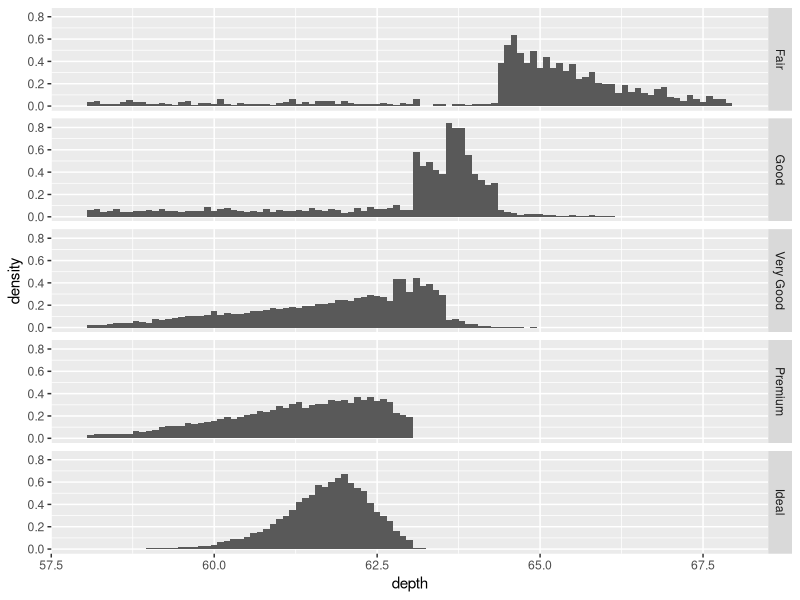
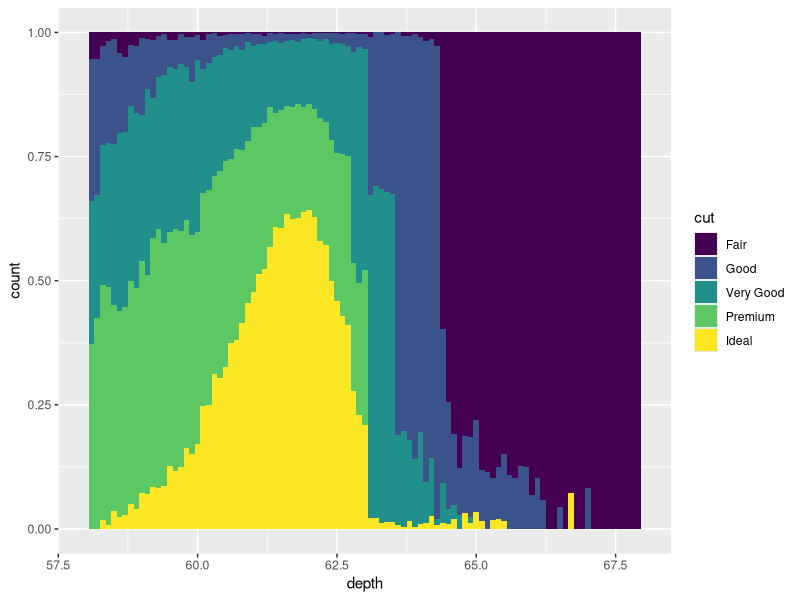
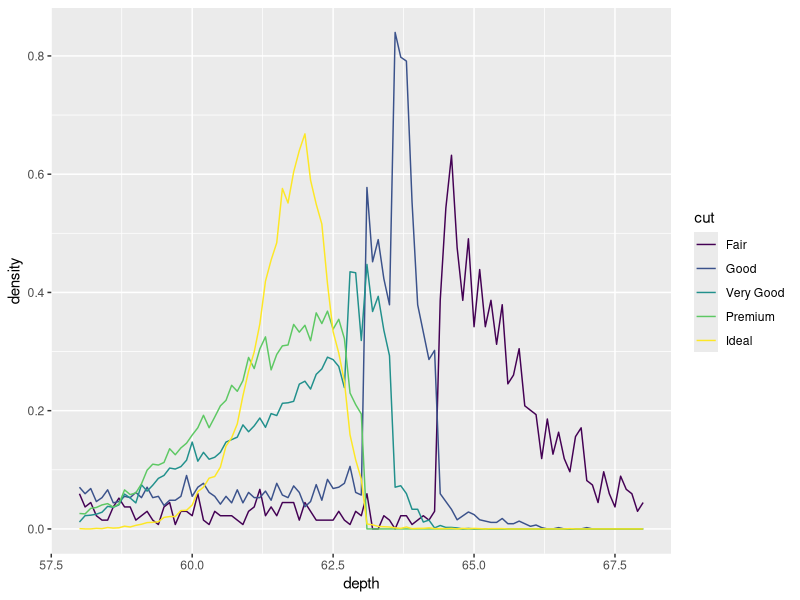
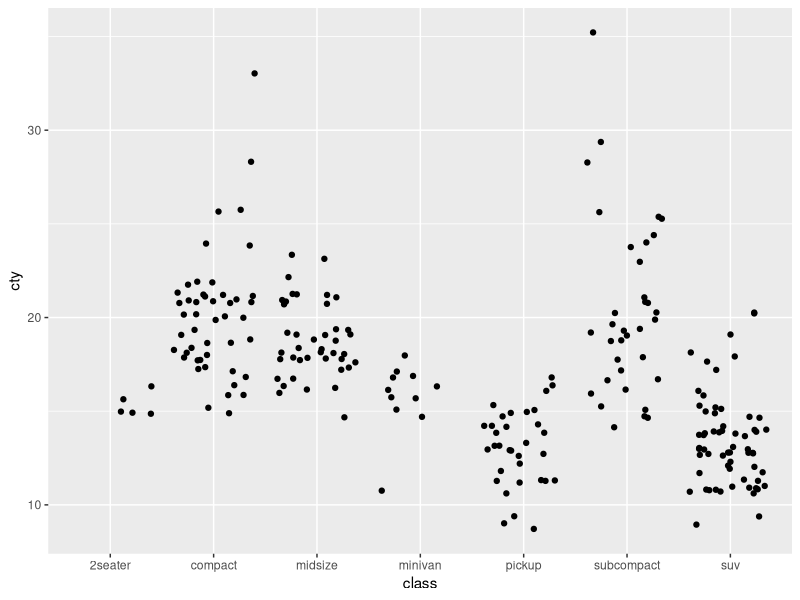
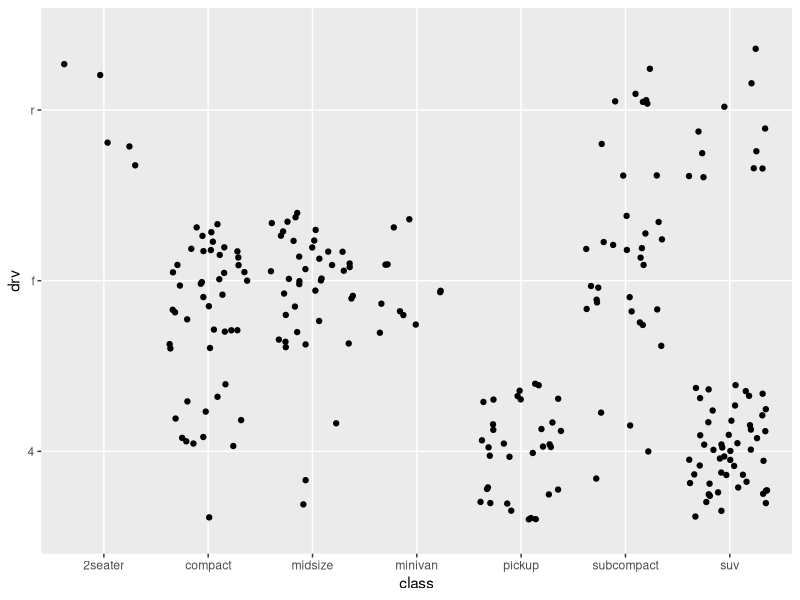
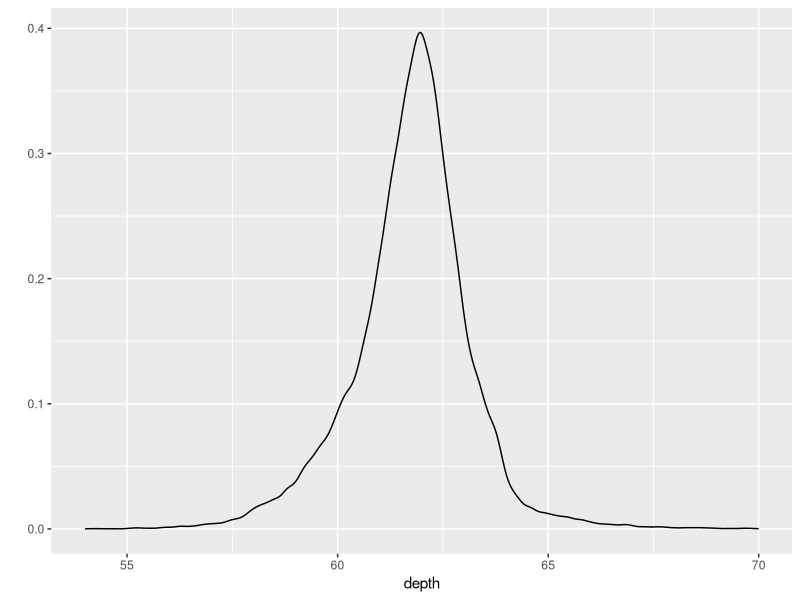
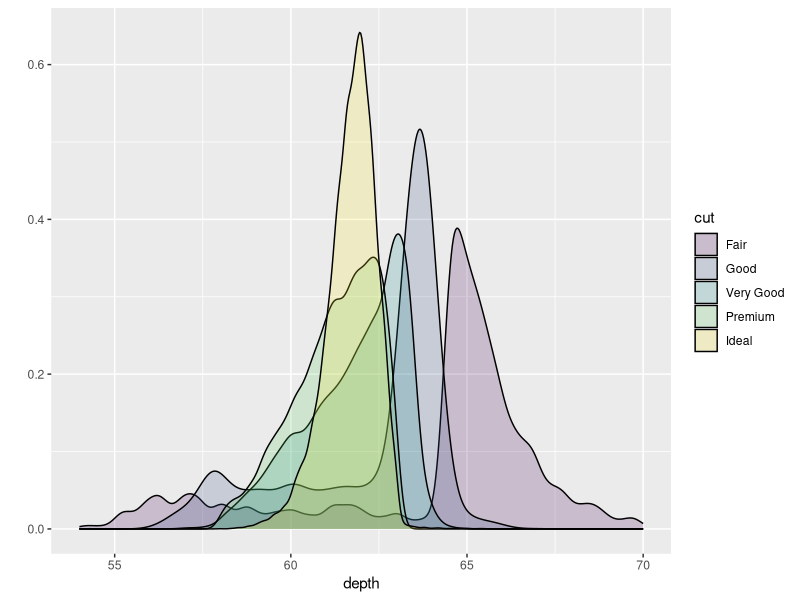
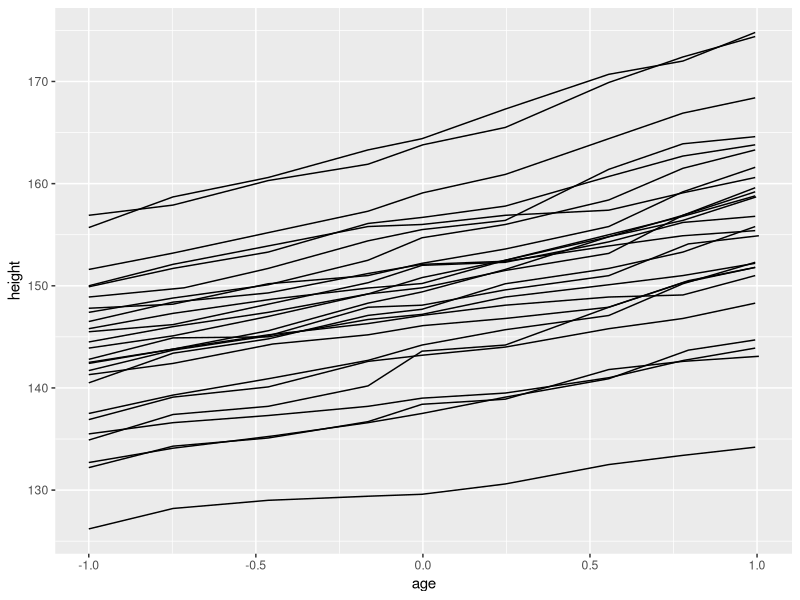

Generate these figures, in order, with R: (Note: this script raises an error after producing the figures.)
## ---- chunk 1
library("ggplot2")
library("dplyr")
## ---- chunk 2
depth_dist <- ggplot(diamonds, aes(depth)) + xlim(58, 68)
depth_dist + 
  geom_histogram(aes(y = ..density..), binwidth = 0.1) +
  facet_grid(cut ~ .)
depth_dist + geom_histogram(aes(fill = cut), binwidth = 0.1, 
  position = "fill")
depth_dist + geom_freqpoly(aes(y = ..density.., colour = cut), 
  binwidth = 0.1) 
## ---- chunk 3
qplot(class, cty, data=mpg, geom="jitter")
qplot(class, drv, data=mpg, geom="jitter")
## ---- chunk 4
qplot(depth, data=diamonds, geom="density", xlim = c(54, 70))
qplot(depth, data=diamonds, geom="density", xlim = c(54, 70), 
      fill = cut, alpha = I(0.2))
## ---- chunk 5
data(Oxboys, package = "nlme")
head(Oxboys)
## ---- chunk 6
ggplot(Oxboys, aes(age, height, group = Subject)) + 
  geom_line()
## ---- chunk 7
ggplot(Oxboys, aes(age, height)) + 
  geom_line()
## ---- chunk 8
ggplot(Oxboys, aes(age, height, group = Subject)) + 
  geom_line() + 
  geom_smooth(method = "lm", se = FALSE)
## ---- chunk 9
ggplot(Oxboys, aes(Occasion, height)) + 
  geom_boxplot()
## ---- chunk 10
ggplot(Oxboys, aes(Occasion, height)) + 
  geom_boxplot() +
  geom_line(colour = "#3366FF", alpha = 0.5)
## ---- chunk 11
ggplot(Oxboys, aes(Occasion, height)) + 
  geom_boxplot() +
  geom_line(aes(group = Subject), colour = "#3366FF", alpha = 0.5)
## ---- chunk 12
df <- data.frame(x = 1:3, y = 1:3, colour = c(1,3,5))

ggplot(df, aes(x, y, colour = factor(colour))) + 
  geom_line(aes(group = 1), size = 2) +
  geom_point(size = 5)

ggplot(df, aes(x, y, colour = colour)) + 
  geom_line(aes(group = 1), size = 2) +
  geom_point(size = 5)
## ---- chunk 13
xgrid <- with(df, seq(min(x), max(x), length = 50))
interp <- data.frame(
  x = xgrid,
  y = approx(df$x, df$y, xout = xgrid)$y,
  colour = approx(df$x, df$colour, xout = xgrid)$y  
)
ggplot(interp, aes(x, y, colour = colour)) + 
  geom_line(size = 2) +
  geom_point(data = df, size = 5)
## ---- chunk 14
ggplot(mpg, aes(class)) + 
  geom_bar()
ggplot(mpg, aes(class, fill = drv)) + 
  geom_bar()
## ---- chunk 15
library(ggplot2)
dim(diamonds)
head(diamonds)
## ---- chunk 16
set.seed(1410) # Make the sample reproducible
dsmall <- diamonds[sample(nrow(diamonds), 100), ]
## ---- chunk 17
norm + geom_point(alpha = 1/3)
norm + geom_point(alpha = 1/5)
norm + geom_point(alpha = 1/10)
## ---- chunk 18
d <- ggplot(diamonds, aes(carat, price)) + xlim(1,3) + 
  theme(legend.position = "none")
d + geom_point() + geom_density2d()
d + stat_density2d(geom = "point", aes(size = ..density..), 
                   contour = F) + scale_size(range = c(0.2, 1.5))
d + stat_density2d(geom = "tile", aes(fill = ..density..), 
                   contour = F) 
last_plot() + scale_fill_gradient(limits = c(1e-5,8e-4))
## ---- chunk 19
library("maps")
data(us.cities)
big_cities <- subset(us.cities, pop > 500000)
qplot(long, lat, data = big_cities) + borders("state", size = 0.5)

tx_cities <- subset(us.cities, country.etc == "TX")
ggplot(tx_cities, aes(long, lat)) +
  borders("county", "texas", colour = "grey70") +
  geom_point(alpha = 0.5)
## ---- chunk 20
library("maps")
states <- map_data("state")
arrests <- USArrests
names(arrests) <- tolower(names(arrests))
arrests$region <- tolower(rownames(USArrests))

choro <- merge(states, arrests, by = "region")
# Reorder the rows because order matters when drawing polygons
# and merge destroys the original ordering
choro <- choro[order(choro$order), ]
qplot(long, lat, data = choro, group = group, 
  fill = assault, geom = "polygon")
qplot(long, lat, data = choro, group = group, 
  fill = assault / murder, geom = "polygon")
## ---- chunk 21
ia <- map_data("county", "iowa")
mid_range <- function(x) mean(range(x, na.rm = TRUE))
centres <- ia %>% tbl_df %>% group_by(subregion) %>%
  summarise(lat = mid_range(lat), long = mid_range(long))
ggplot(ia, aes(long, lat)) + 
  geom_polygon(aes(group = group), 
    fill = NA, colour = "grey60") +
  geom_text(aes(label = subregion), data = centres, 
    size = 2, angle = 45)
## ---- chunk 22
d <- subset(diamonds, carat < 2.5 & 
  rbinom(nrow(diamonds), 1, 0.2) == 1)
d$lcarat <- log10(d$carat)
d$lprice <- log10(d$price)

# Remove overall linear trend
detrend <- lm(lprice ~ lcarat, data = d)
d$lprice2 <- resid(detrend)

mod <- lm(lprice2 ~ lcarat * color, data = d)

library("effects")
effectdf <- function(...) {
  suppressWarnings(as.data.frame(effect(...)))
}
color <- effectdf("color", mod)
both1 <- effectdf("lcarat:color", mod)

carat <- effectdf("lcarat", mod, default.levels = 50)
both2 <- effectdf("lcarat:color", mod, default.levels = 3)
## ---- chunk 23
qplot(lcarat, lprice, data=d, colour = color)
qplot(lcarat, lprice2, data=d, colour = color)
## ---- chunk 24
fplot <- ggplot(mapping = aes(y = fit, ymin = lower, ymax = upper)) +
  ylim(range(both2$lower, both2$upper))
fplot %+% color + aes(x = color) + geom_point() + geom_errorbar()
fplot %+% both2 + 
  aes(x = color, colour = lcarat, group = interaction(color, lcarat)) +
  geom_errorbar() + geom_line(aes(group=lcarat)) +
  scale_colour_gradient()
## ---- chunk 25
fplot %+% carat + aes(x = lcarat) + geom_smooth(stat="identity")

ends <- subset(both1, lcarat == max(lcarat))
fplot %+% both1 + aes(x = lcarat, colour = color) +
 geom_smooth(stat="identity") + 
 scale_colour_hue() + theme(legend.position = "none") +
 geom_text(aes(label = color, x = lcarat + 0.02), ends)
## ---- chunk 26
midm <- function(x) mean(x, trim = 0.5)
m2 + 
  stat_summary(aes(colour = "trimmed"), fun.y = midm, 
    geom = "point") +
  stat_summary(aes(colour = "raw"), fun.y = mean, 
    geom = "point") + 
  scale_colour_hue("Mean")
## ---- chunk 27
iqr <- function(x, ...) {
  qs <- quantile(as.numeric(x), c(0.25, 0.75), na.rm = T)
  names(qs) <- c("ymin", "ymax")
  qs
}
m + stat_summary(fun.data = "iqr", geom="ribbon")
## ---- chunk 28
(unemp <- qplot(date, unemploy, data=economics, geom="line", 
                xlab = "", ylab = "No. unemployed (1000s)"))

presidential <- presidential[-(1:3), ]

yrng <- range(economics$unemploy)
xrng <- range(economics$date)
unemp + geom_vline(aes(xintercept = as.numeric(start)), data = presidential)
unemp + geom_rect(aes(NULL, NULL, xmin = start, xmax = end, 
                      fill = party), ymin = yrng[1], ymax = yrng[2], 
                  alpha = 0.2, data = presidential) + 
  scale_fill_manual(values = c("blue", "red"))
last_plot() + geom_text(aes(x = start, y = yrng[1], label = name), 
                        data = presidential, size = 3, hjust = 0, vjust = 0)

caption <- paste(strwrap("Unemployment rates in the US have 
  varied a lot over the years", 40), collapse="\n")
unemp + geom_text(aes(x, y, label = caption), 
                  data = data.frame(x = xrng[2], y = yrng[2]), 
                  hjust = 1, vjust = 1, size = 4)

highest <- subset(economics, unemploy == max(unemploy))
unemp + geom_point(data = highest, 
                   size = 3, colour = "red", alpha = 0.5)
## ---- chunk 29
qplot(percwhite, percbelowpoverty, data = midwest)
qplot(percwhite, percbelowpoverty, data = midwest, 
  size = poptotal / 1e6) + scale_size_area("Population\n(millions)", 
  breaks = c(0.5, 1, 2, 4))
qplot(percwhite, percbelowpoverty, data = midwest, size = area) + 
  scale_size_area()
## ---- chunk 30
lm_smooth <- geom_smooth(method = lm, size = 1)
qplot(percwhite, percbelowpoverty, data = midwest) + lm_smooth 
qplot(percwhite, percbelowpoverty, data = midwest, 
  weight = popdensity, size = popdensity) + lm_smooth
## ---- chunk 31
qplot(percbelowpoverty, data = midwest, binwidth = 1)
qplot(percbelowpoverty, data = midwest, weight = poptotal, 
  binwidth = 1) + ylab("population")
